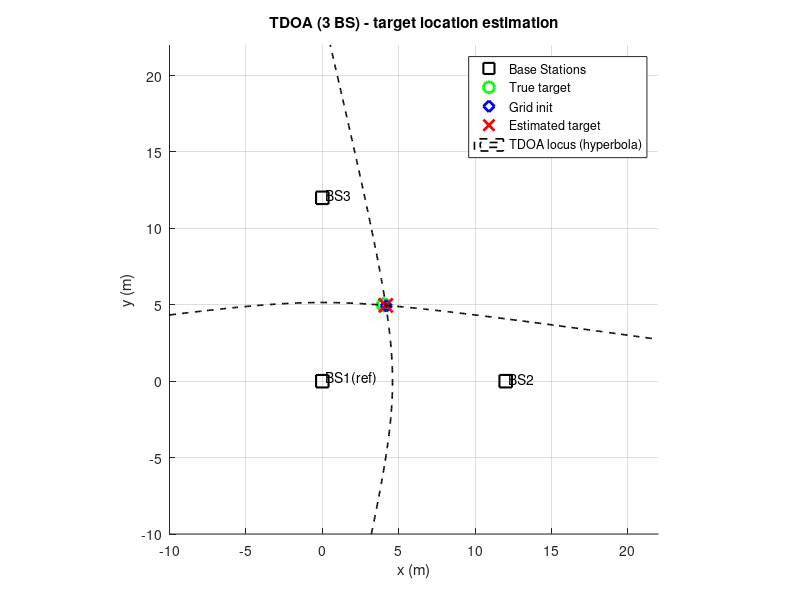

Here is the MATLAB script that generated this plot:
%% ======================= TDOA (2D) 最少3基站：网格初值 + fminsearch 精化 + 双曲线可视化 =======================
clear; clc; close all;                                         % 清空变量/命令行/关闭图窗

c = 3e8;                                                        % 传播速度(米/秒)，无线电近似光速
sigma_dt = 0.5e-9;                                              % TDOA时间差测量噪声标准差(秒)，例如0.5ns

S = [0, 0;                                                       % 基站1坐标(参考站) [x1,y1]
     12, 0;                                                      % 基站2坐标 [x2,y2]
     0, 12];                                                     % 基站3坐标 [x3,y3]

p_true = [4.0; 5.0];                                             % 真实目标坐标 [x;y]

d_true = sqrt(sum((S - p_true.').^2, 2));                        % 真实距离 d_i = ||p - s_i||，得到3x1向量
dt21_true = (d_true(2) - d_true(1))/c;                           % 真实TDOA: t2 - t1 = (d2 - d1)/c
dt31_true = (d_true(3) - d_true(1))/c;                           % 真实TDOA: t3 - t1 = (d3 - d1)/c

dt21_meas = dt21_true + sigma_dt*randn;                          % 带噪TDOA测量(秒)
dt31_meas = dt31_true + sigma_dt*randn;                          % 带噪TDOA测量(秒)

Delta21 = c*dt21_meas;                                           % 距离差测量 Δ21 = d2 - d1 (米)
Delta31 = c*dt31_meas;                                           % 距离差测量 Δ31 = d3 - d1 (米)

s1 = S(1,:).';                                                   % 参考基站1坐标列向量 [x1;y1]
s2 = S(2,:).';                                                   % 基站2坐标列向量 [x2;y2]
s3 = S(3,:).';                                                   % 基站3坐标列向量 [x3;y3]

center = mean(S,1).';                                            % 用基站中心作为“合理区域”的中心(列向量)
Rmax = 200;                                                      % 给搜索一个最大半径(米)，防止优化发散到天边
w_pen = 1e-2;                                                    % 半径越界惩罚权重(越大越不容易跑远)

obj = @(p) ( (norm(p - s2) - norm(p - s1) - Delta21)^2 ...        % 目标函数：残差1平方
           + (norm(p - s3) - norm(p - s1) - Delta31)^2 ...        % 目标函数：残差2平方
           + w_pen * (max(0, norm(p - center) - Rmax))^2 );       % 软约束惩罚：超出Rmax才惩罚，防止发散

margin = 10;                                                     % 网格搜索边界外扩(米)
xmin = min(S(:,1)) - margin;                                     % 网格x最小值
xmax = max(S(:,1)) + margin;                                     % 网格x最大值
ymin = min(S(:,2)) - margin;                                     % 网格y最小值
ymax = max(S(:,2)) + margin;                                     % 网格y最大值

nx = 301;                                                        % 网格x方向点数(越大越准但越慢)
ny = 301;                                                        % 网格y方向点数(越大越准但越慢)

xg = linspace(xmin, xmax, nx);                                   % 生成x网格坐标
yg = linspace(ymin, ymax, ny);                                   % 生成y网格坐标
[X, Y] = meshgrid(xg, yg);                                       % 生成二维网格(ny行,nx列)

D1 = sqrt((X - S(1,1)).^2 + (Y - S(1,2)).^2);                    % 网格点到BS1距离
D2 = sqrt((X - S(2,1)).^2 + (Y - S(2,2)).^2);                    % 网格点到BS2距离
D3 = sqrt((X - S(3,1)).^2 + (Y - S(3,2)).^2);                    % 网格点到BS3距离

F21 = (D2 - D1) - Delta21;                                       % TDOA几何方程：||p-s2|| - ||p-s1|| - Δ21
F31 = (D3 - D1) - Delta31;                                       % TDOA几何方程：||p-s3|| - ||p-s1|| - Δ31

Jgrid = F21.^2 + F31.^2;                                         % 网格上的“无惩罚”残差平方(用于找初值)

[~, idx_min] = min(Jgrid(:));                                    % 找到残差平方最小的网格点索引
[y_idx, x_idx] = ind2sub(size(Jgrid), idx_min);                  % 将线性索引转换为(行,列)索引
p0 = [X(y_idx, x_idx); Y(y_idx, x_idx)];                         % 网格粗搜索得到的初值 p0=[x0;y0]

opts = optimset('Display','off', 'MaxIter', 2000, 'MaxFunEvals', 5000); % 设置fminsearch参数(不打印,给足迭代)
p_hat = fminsearch(obj, p0, opts);                               % 用Nelder-Mead从p0出发做非线性最小化

fprintf('TDOA: true = (%.3f, %.3f),  init = (%.3f, %.3f),  hat = (%.3f, %.3f)\n', ...
    p_true(1), p_true(2), p0(1), p0(2), p_hat(1), p_hat(2));     % 打印真实/初值/估计

figure; hold on; grid on; axis equal;                            % 新图窗、保持、网格、等比例坐标
title('TDOA (3 BS) - target location estimation');% 标题
xlabel('x (m)'); ylabel('y (m)');                                % 坐标轴标签

plot(S(:,1), S(:,2), 'ks', 'MarkerSize', 9, 'LineWidth', 1.5);   % 画基站：黑色方块
text(S(:,1)+0.2, S(:,2)+0.2, {'BS1(ref)','BS2','BS3'});          % 标注基站

plot(p_true(1), p_true(2), 'go', 'MarkerSize', 9, 'LineWidth', 2); % 真实目标：绿圈
plot(p0(1),     p0(2),     'bd', 'MarkerSize', 8, 'LineWidth', 2); % 初值：蓝菱形
plot(p_hat(1),  p_hat(2),  'rx', 'MarkerSize', 10, 'LineWidth', 2);% 估计目标：红叉

contour(X, Y, F21, [0 0], 'k--', 'LineWidth', 1.2);              % 画双曲线1：F21=0(虚线)
contour(X, Y, F31, [0 0], 'k--', 'LineWidth', 1.2);              % 画双曲线2：F31=0(虚线)

legend('Base Stations', 'True target', 'Grid init', 'Estimated target', 'TDOA locus (hyperbola)', ...
       'Location','best');                                       % 图例

xlim([xmin, xmax]); ylim([ymin, ymax]);                          % 显示范围与网格一致，便于观察
